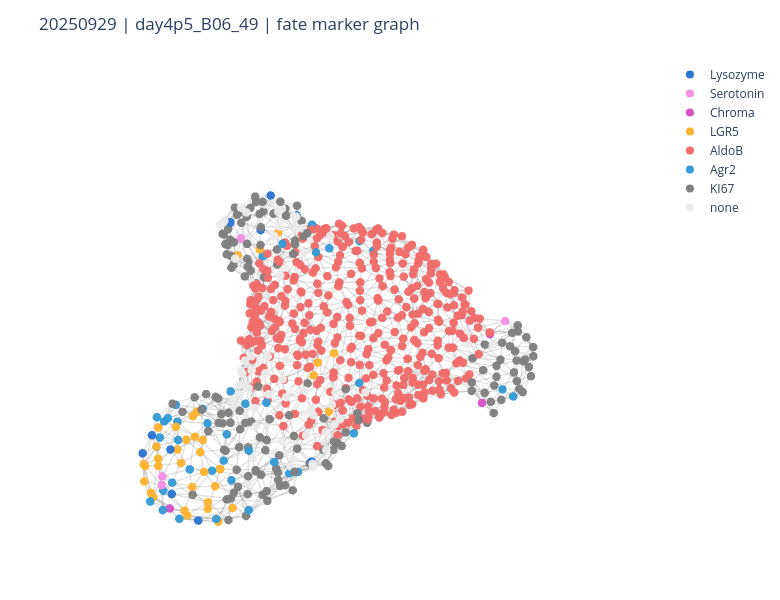

Notebook cell for this chart:
### Markdown cell above
**Marker Graph**

### Code cell
marker_graph_figure, marker_categories, marker_colors = plot_marker_graph(
    coordinates,
    exemplar_graph,
    marker_names,
)
save_plotly_figure(marker_graph_figure, "exemplar_graph_by_fate_markers")
marker_graph_figure.show()

marker_graph_df = pd.DataFrame({
    "vertex_or_cell_index": np.arange(len(marker_categories)),
    "marker_category": marker_categories,
    "marker_color": marker_colors,
})
marker_graph_df.to_csv(TABLES_DIR / "exemplar_graph_marker_categories.csv", index=False)

### Figure 1 — Plotly figure (JSON) as saved in the notebook; plotly's stock layout.template omitted (floating-point values rounded to 4 significant figures; data arrays with more than 128 entries replaced by an {"elided": "..."} marker saying what was removed)
{"data": [{"hoverinfo": "skip", "line": {"color": "rgba(40,40,40,0.28)", "width": 2.5}, "mode": "lines", "name": "cell-cell edges", "showlegend": false, "type": "scatter3d", "x": {"elided": "6372 float values"}, "y": {"elided": "6372 float values"}, "z": {"elided": "6372 float values"}}, {"customdata": {"elided": "710x2 mixed values"}, "hovertemplate": "cell %{customdata[0]}<br>marker %{customdata[1]}<extra></extra>", "marker": {"color": {"elided": "710 str values"}, "opacity": 0.96, "size": 5}, "mode": "markers", "name": "cells", "showlegend": false, "type": "scatter3d", "x": {"elided": "710 float values"}, "y": {"elided": "710 float values"}, "z": {"elided": "710 float values"}}, {"marker": {"color": "#2C75D2", "size": 8}, "mode": "markers", "name": "Lysozyme", "showlegend": true, "type": "scatter3d", "x": [null], "y": [null], "z": [null]}, {"marker": {"color": "#F392E3", "size": 8}, "mode": "markers", "name": "Serotonin", "showlegend": true, "type": "scatter3d", "x": [null], "y": [null], "z": [null]}, {"marker": {"color": "#D852CB", "size": 8}, "mode": "markers", "name": "Chroma", "showlegend": true, "type": "scatter3d", "x": [null], "y": [null], "z": [null]}, {"marker": {"color": "#FFB431", "size": 8}, "mode": "markers", "name": "LGR5", "showlegend": true, "type": "scatter3d", "x": [null], "y": [null], "z": [null]}, {"marker": {"color": "#F16C6A", "size": 8}, "mode": "markers", "name": "AldoB", "showlegend": true, "type": "scatter3d", "x": [null], "y": [null], "z": [null]}, {"marker": {"color": "#359BD5", "size": 8}, "mode": "markers", "name": "Agr2", "showlegend": true, "type": "scatter3d", "x": [null], "y": [null], "z": [null]}, {"marker": {"color": "#808080", "size": 8}, "mode": "markers", "name": "KI67", "showlegend": true, "type": "scatter3d", "x": [null], "y": [null], "z": [null]}, {"marker": {"color": "#EBEBEB", "size": 8}, "mode": "markers", "name": "none", "showlegend": true, "type": "scatter3d", "x": [null], "y": [null], "z": [null]}], "layout": {"height": 600, "margin": {"b": 10, "l": 10, "r": 10, "t": 60}, "scene": {"aspectmode": "data", "bgcolor": "rgba(0,0,0,0)", "camera": {"eye": {"x": -0.366, "y": -1.366, "z": 1.5}}, "xaxis": {"visible": false}, "yaxis": {"visible": false}, "zaxis": {"visible": false}}, "title": {"text": "20250929 | day4p5_B06_49 | fate marker graph"}, "width": 780}}
